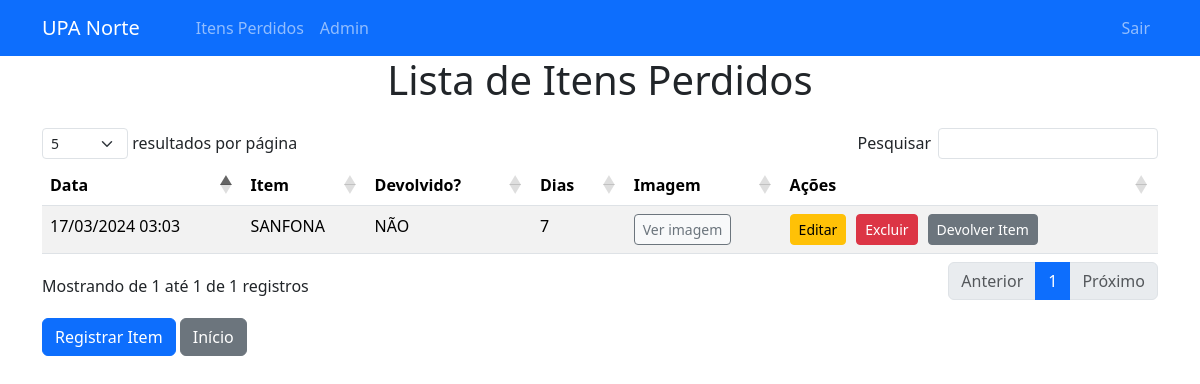
The page /itens_perdidos (signed in) on the database as committed earlier.
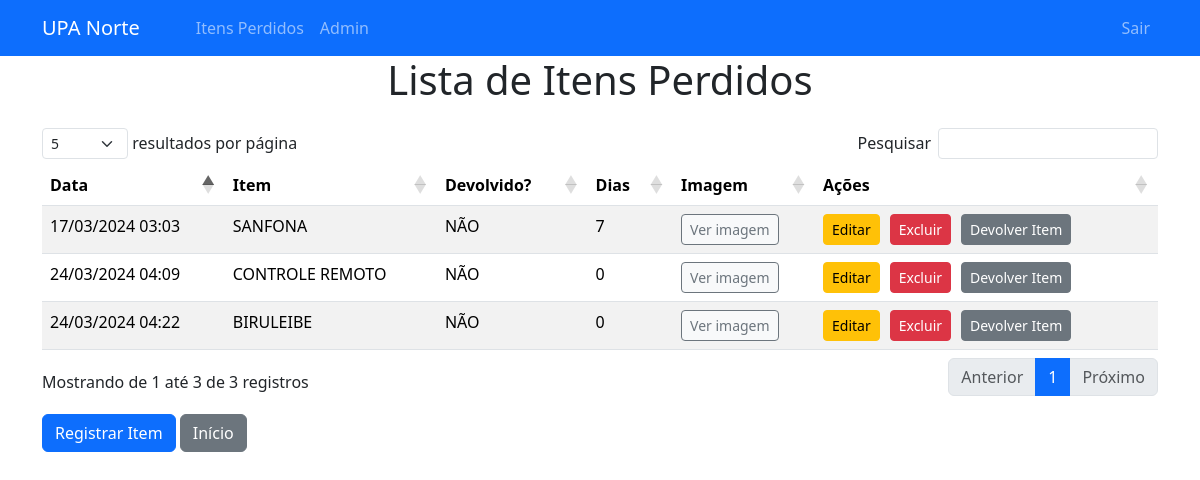
The same page on the database as committed later.
### app/models.py (models this page shows)
class ItemPerdido(db.Model):
    id = db.Column(db.Integer, primary_key=True)
    descricao = db.Column(db.String(200), nullable=False)
    local = db.Column(db.String(100), nullable=False)
    encontrado = db.Column(db.String(3), nullable=False)
    categoria = db.Column(db.String(200), nullable=False)  # Adicionando a coluna categoria
    data_registro = db.Column(db.DateTime, nullable=False)
    imagem = db.Column(db.String(200), nullable=False)  # Supondo que o caminho para a imagem será armazenado como uma string
    recebedor = db.Column(db.String(200), nullable=True)
    entregador = db.Column(db.String(200), nullable=True)
    data_devolucao = db.Column(db.DateTime, nullable=True)

### app/itens_perdidos/routes.py (the view)
@itens_perdidos_routes.route('/itens_perdidos')
def listar_itens_perdidos():
    data_atual = datetime.now()
    itens_perdidos = ItemPerdido.query.filter_by(encontrado='NÃO').all()
    return render_template('listar_itens_perdidos.html', itens_perdidos=itens_perdidos, data_atual=data_atual)

### app/itens_perdidos/routes.py (called while the page is built)
def is_authenticated():
    return session.get('authenticated', False)

@itens_perdidos_routes.before_request
def require_login():
    if not is_authenticated() and request.endpoint and not request.endpoint.startswith('user.login'):
        return redirect(url_for('user.login'))

### app/templates/listar_itens_perdidos.html (shortened to what this page needs)
<!DOCTYPE html>
<html lang="pt-BR">
<head>
    <link href="https://cdn.jsdelivr.net/npm/bootstrap@5.3.3/dist/css/bootstrap.min.css" rel="stylesheet">
    <link rel="stylesheet" type="text/css" href="https://cdn.datatables.net/1.11.5/css/dataTables.bootstrap5.min.css">
</head>
<body>
    {% include 'navbar.html' %}
    <div class="container">
        <h1 class="text-center mb-4">Lista de Itens Perdidos</h1>
        <table id="tabela-itens" class="table table-striped" style="width:100%">
            <thead>
                <tr>
                    <th>Data</th>
                    <th>Item</th>
                    <th>Devolvido?</th>
                    <th>Dias</th>
                    <th>Imagem</th>
                    <th>Ações</th>
                </tr>
            </thead>
            <tbody>
                {% for item_perdido in itens_perdidos %}
                <tr class="{% if item_perdido.encontrado == 'SIM' %}devolvido-sim{% endif %}">
                        <td>{{ item_perdido.data_registro.strftime('%d/%m/%Y %H:%M') }}</td>
                        <td>{{ item_perdido.descricao }}</td>
                        <td>{{ item_perdido.encontrado }}</td>
                        <td>
                            {% set diff_days = (data_atual - item_perdido.data_registro).days %}
                            {{ diff_days }}
                        </td>
                        <td>
                            <button type="button" class="btn btn-light btn-sm btn-outline-secondary" data-bs-toggle="modal" data-bs-target="#imagemModal{{ loop.index }}">
                                Ver imagem
                            </button>
                        </td>
                        <td>
                            <div class="d-flex">
                                <a href="{{ url_for('itens_perdidos.editar_item_perdido', id=item_perdido.id) }}" class="btn btn-warning btn-sm" style="margin-right: 10px;">Editar</a>
                                <a href="{{ url_for('itens_perdidos.excluir_item_perdido', id=item_perdido.id) }}" class="btn btn-danger btn-sm" style="margin-right: 10px;">Excluir</a>
                                <a href="{{ url_for('itens_perdidos.devolver_item_perdido', id=item_perdido.id) }}" class="btn btn-secondary btn-sm" style="margin-right: 10px;" onclick="">Devolver Item</a>
                            </div>
                        </td>
                    </tr>
                {% endfor %}
            </tbody>
        </table>
        <div class="mt-3">
            <a href="{{ url_for('itens_perdidos.registrar_item_perdido') }}" class="btn btn-primary">Registrar Item</a>
            <a href="{{ url_for('pacientes.index') }}" class="btn btn-secondary">Início</a>
        </div>
    </div>
</body>
</html>

### app/templates/navbar.html (shortened to what this page needs)
<nav class="navbar navbar-expand-lg navbar-dark bg-primary">
        <div class="container">
            <a class="navbar-brand" href="{{ url_for('pacientes.index') }}">UPA Norte</a>
            <div class="collapse navbar-collapse" id="navbarNav">
                <ul class="navbar-nav me-auto">
                    <li class="nav-item">
                        <a class="nav-link" href="{{ url_for('pacientes.listar_pacientes') }}"></a>
                    </li>
                    <li class="nav-item">
                        <a class="nav-link" href="{{ url_for('pertences.listar_pertences') }}"></a>
                    </li>
                    <li class="nav-item">
                        <a class="nav-link" href="{{ url_for('itens_perdidos.listar_itens_perdidos') }}">Itens Perdidos</a>
                    </li>
                    <li class="nav-item">
                        {% if session.authenticated and session.role == "admin" %}
                            <a class="nav-link" href="{{ url_for('user.cadastrar_usuario') }}">Admin</a>
                        {% endif %}
                    </li>
                </ul>
                <ul class="navbar-nav ms-auto">
                    <li class="nav-item">
                        <a class="nav-link" href="{{ url_for('user.sair') }}">Sair</a>
                    </li>
                </ul>
            </div>
        </div>
</nav>

Rows that differ between the two databases and show on the page:
added ItemPerdido: data_registro "24/03/2024 04:09", descricao "CONTROLE REMOTO", encontrado "NÃO"
added ItemPerdido: data_registro "24/03/2024 04:22", descricao "BIRULEIBE", encontrado "NÃO"
Other text that changed with them:
text written by a page script: "resultados por página Pesquisar Mostrando de 1 até 1 de 1 registros Anterior 1 Próximo" → "resultados por página Pesquisar Mostrando de 1 até 3 de 3 registros Anterior 1 Próximo"
